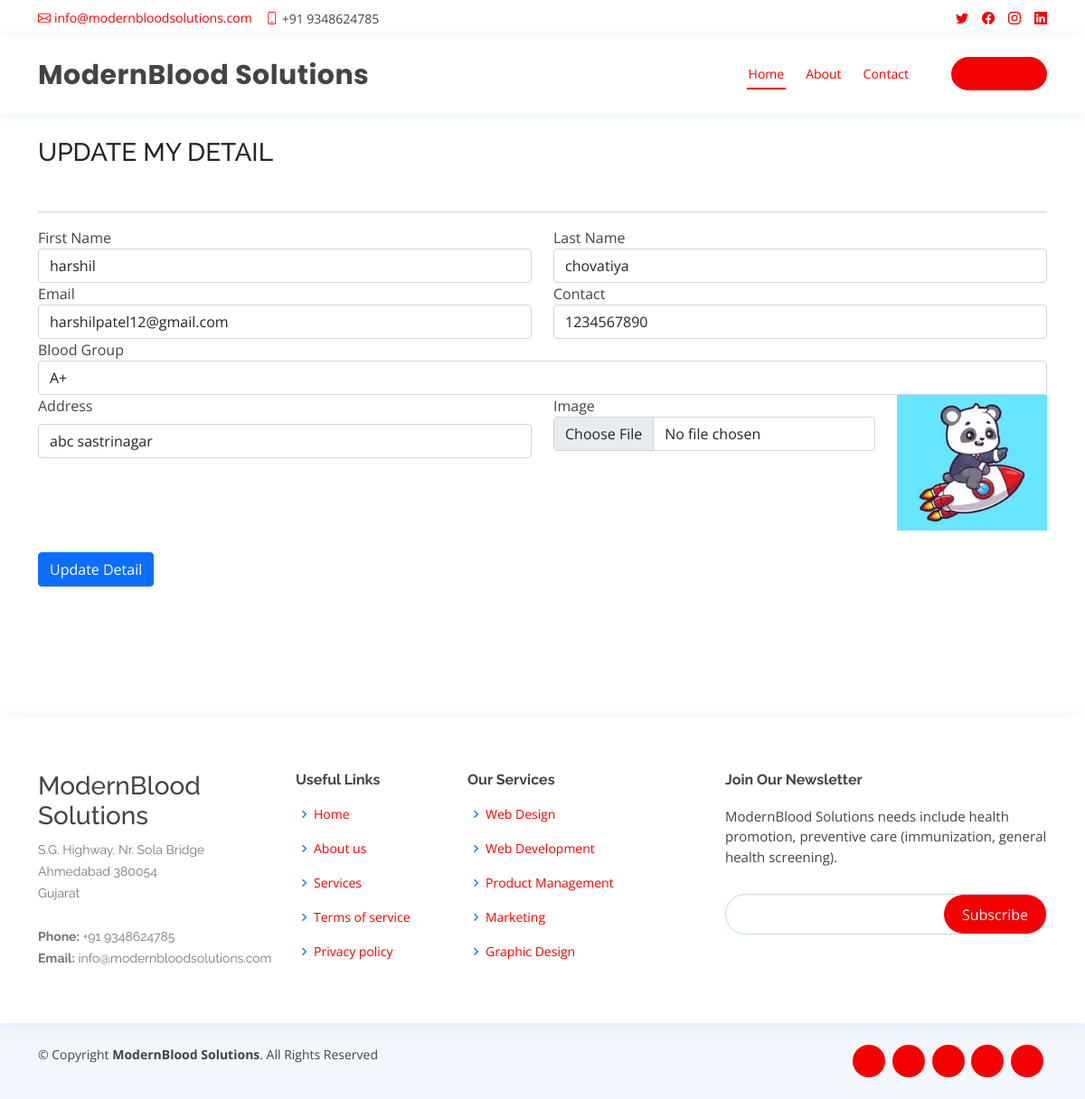
Page /edit_profile/4 on the committed database.
### blood_app/models.py (models this page shows, shortened)
class UserProfile(models.Model):
    user = models.ForeignKey(User, on_delete=models.CASCADE, null=True)
    contact = models.CharField(max_length=100, null=True)
    address = models.CharField(max_length=100, null=True)
    blood_group = models.ForeignKey(Category, on_delete=models.CASCADE, null=True, blank=True)
    dob = models.DateField(null=True)
    image = models.FileField(null=True)

class Category(models.Model):
    name = models.CharField(max_length=100, null=True, blank=True)

### blood_app/views.py (the view, shortened to what this page needs)
# urls.py: path('edit_profile/<int:pid>', edit_profile, name='edit_profile'),
def edit_profile(request,pid):
    data = UserProfile.objects.get(id=pid)
    cat = Category.objects.all()
    d = {'data':data, 'cat':cat}
    return render(request,'edit_profile.html',d)

### blood_app/templates/edit_profile.html (shortened to what this page needs)
{% extends 'index.html' %}
{% load static %}
{% block body %}
	<section class="logins py-5">
		<div class="container py-xl-5 py-lg-3">
			<div class="title-section mb-md-5 mb-4">
				<h3 class="w3ls-title text-uppercase text-dark font-weight-bold">Update My Detail</h3>
			</div><hr/>
			<div class="login px-sm-12" style="width:100%">
				<form action="" method="post" enctype="multipart/form-data">
					<div class="form-group row">
						<div class="col-md-6">
						<label>First Name</label>
						<input type="text" class="form-control" value="{{data.user.first_name}}" name="fname" placeholder="First Name" required="">
						</div>
						<div class="col-md-6">
						<label>Last Name</label>
						<input type="text" class="form-control" value="{{data.user.last_name}}" name="lname" placeholder="Last Name" required="">
						</div>
					</div>
					<div class="form-group row">
						<div class="col-md-6">
						<label>Email</label>
						<input type="email" class="form-control" value="{{data.user.email}}" name="email" placeholder="Enter Email" required="">
						</div>
						<div class="col-md-6">
						<label>Contact</label>
						<input type="text" class="form-control" name="contact" value="{{data.contact}}" placeholder="Enter Contact" required="">
						</div>
					</div>
					<div class="form-group row">
						<div class="col-md-12">
						<label>Blood Group</label>
							<select name="group" class="form-control" style="margin-right:4%" required="">
								{% for i in cat %}
								<option value="{{i.id}}" {% if data.blood_group.id == i.id %}selected{% endif %}>{{i.name}}</option>
								{% endfor %}
							</select>
						</div>
					</div>
					<div class="form-group row">
						<div class="col-md-6">
						<label class="mb-2">Address</label>
						<input type="text" class="form-control" value="{{data.address}}" name="add" id="password1" placeholder="Enter Address" required="">
						</div>
						<div class="col-md-4">
						<label>Image</label>
						<input type="file" class="form-control" name="image">
						</div>
                        <div class="col-md-2">
						<img src="{{data.image.url}}" style="width:100%;height:150px">
						</div>
					</div>
					<button type="submit" class="btn btn-primary submit mt-4">Update Detail</button>
				</form>
			</div>
		</div>
	</section>
{% endblock %}

### blood_app/static/css/style.css (style rules this page uses)
body { font-family: "Open Sans", sans-serif; color: #444444; }
h1, h2, h3, h4, h5, h6 { font-family: "Raleway", sans-serif; }
section { padding: 60px 0; overflow: hidden; }

### rows in the picture
UserProfile: fname "harshil", lname "chovatiya", email "harshilpatel12@gmail.com", contact "1234567890", group "A+", add "abc sastrinagar", image (picture)
